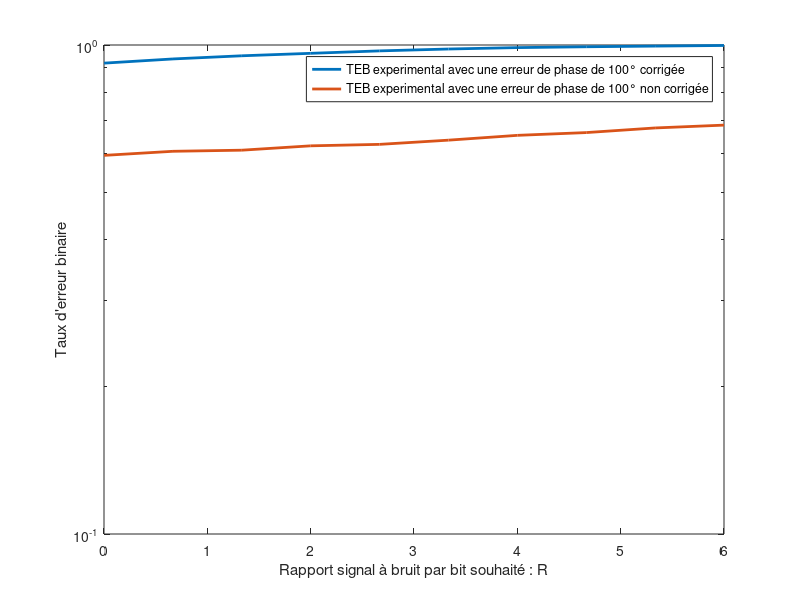

Source code (MATLAB):
close all;
clear all;

Fe = 24000;         % Fréquence d'échantillonnage
Rb = 6000;          % Débit binaire
N_bits = 30000;     % Nombre de bits transmis
Tb = 1/Rb;          % Période de transmission d'un bit
Te = 1/Fe;          % Période d'échantillonnage 
bits = randi([0, 1], 1 , N_bits);   % bits d'information à transmettre 
Ns = fix(Tb/Te);    % Facteur de suréchantillonnage
NRZ = repelem(bits, 1, Ns);
Temps = linspace(0, N_bits/Rb, N_bits*Ns);
n0 = 4; % Taux d'erreur binaire à 0 lorsque n0 = 8 
        % Taux d'erreur binaire à 51 lorsque n0 = 3

phi = deg2rad(100);

% Choix du rapport signal à bruit par bit souhaité à l entrée du récepteur
ensemble_R = linspace(0.001, 6, 10);
ensemble_TEB_exp0 = zeros(1, length(ensemble_R));


%% Modulateur bande de bas avec mapping binaire à moyenne nulle

M = 2;
Rs1 = Rb / log2(M);
Ns = fix(Fe/Rs1);
h = ones(1, Ns);
I = find(bits == 0);
donnee = bits;

% Mapping :
% 1 -> 1
% 0 -> -1

donnee(I) = -1;
donnee = kron(donnee, [1 zeros(1, Ns - 1)]);

%% Filtre de mise en forme

x = filter(h, 1, donnee);


%% Passage par le canal 

N = 99; 
i = 1; % Indice de parcours
for R = ensemble_R 
% Mise en place d'un bruit
    Px = mean(abs(x).^2);
    sigma = sqrt(Px*Ns/(2*log2(M)*10^(R/10)));
    
    bruit_i = sigma * randn(1, length(x));
    bruit_q = sigma * randn(1, length(x));
    bruit = bruit_i + 1j*bruit_q;

    %bruit = 0;  % A modifier si on veut du bruit
    x_bruit = x + bruit;

    x_bruit = x_bruit.*exp(1j*phi);

%% Filtre de réception
    hr = h;
    z = filter(hr, 1, x_bruit);

%% Echantilloneur : Démoduleur bande de base 
    Mat = reshape(z, Ns, length(z)/Ns);
    reception =  Mat(n0,:);
    reception2 = reception;

    phi_cor = 0.5*angle(sum(reception.^2));
    reception = reception*exp(-1j*phi_cor);

    reception = real(reception);
    reception(reception <= 0) = 0;
    reception(reception > 0) = 1;
    
    % Calcul du taux d'erreur binaire pour une valeur de Eb/n0
    erreur = (reception == bits);
    Taux_erreur = 1-mean(erreur);
    ensemble_TEB_exp0(i) = Taux_erreur;
    i = i + 1;
end 


phi = deg2rad(100);

% Choix du rapport signal à bruit par bit souhaité à l entrée du récepteur
ensemble_R = linspace(0.001, 6, 10);
ensemble_TEB_exp40 = zeros(1, length(ensemble_R));


%% Modulateur bande de bas avec mapping binaire à moyenne nulle

M = 2;
Rs1 = Rb / log2(M);
Ns = fix(Fe/Rs1);
h = ones(1, Ns);
I = find(bits == 0);
donnee = bits;

% Mapping :
% 1 -> 1
% 0 -> -1

donnee(I) = -1;
donnee = kron(donnee, [1 zeros(1, Ns - 1)]);

%% Filtre de mise en forme

x = filter(h, 1, donnee);


%% Passage par le canal 

N = 99; 
i = 1; % Indice de parcours
for R = ensemble_R 
% Mise en place d'un bruit
    Px = mean(abs(x).^2);
    sigma = sqrt(Px*Ns/(2*log2(M)*10^(R/10)));
    
    bruit_i = sigma * randn(1, length(x));
    bruit_q = sigma * randn(1, length(x));
    bruit = bruit_i + 1j*bruit_q;

    %bruit = 0;  % A modifier si on veut du bruit
    x_bruit = x + bruit;

    x_bruit = x_bruit.*exp(1j*phi);

%% Filtre de réception
    hr = h;
    z = filter(hr, 1, x_bruit);

%% Echantilloneur : Démoduleur bande de base 
    Mat = reshape(z, Ns, length(z)/Ns);
    reception =  Mat(n0,:);
    reception2 = reception;

    %phi_cor = 0.5*angle(sum(reception.^2));
    %reception = reception*exp(-1j*phi_cor);

    reception = real(reception);
    reception(reception <= 0) = 0;
    reception(reception > 0) = 1;
    
    % Calcul du taux d'erreur binaire pour une valeur de Eb/n0
    erreur = (reception == bits);
    Taux_erreur = 1-mean(erreur);
    ensemble_TEB_exp40(i) = Taux_erreur;
    i = i + 1;
end 


% Calcul du taux d'erreur binaire théorique
ensemble_TEB_th = qfunc(sqrt(2*10.^(ensemble_R/10)))/log2(M);

%% Affichage des courbes de taux d'erreurs binaire
figure;
semilogy(ensemble_R, ensemble_TEB_exp0,'LineWidth',2);
hold on
semilogy(ensemble_R, ensemble_TEB_exp40,'LineWidth',2);
%semilogy(ensemble_R, ensemble_TEB_th,'LineWidth',2);
hold off
xlabel("Rapport signal à bruit par bit souhaité : R");
ylabel("Taux d'erreur binaire");
legend("TEB experimental avec une erreur de phase de 100° corrigée", "TEB experimental avec une erreur de phase de 100° non corrigée");



